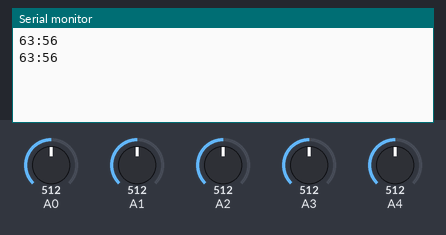
Bench run of a sketch on a simulated Arduino Uno, built with avr-gcc and run on an emulated ATmega328P. On the bench: the last lines printed to the serial monitor. The test bench sets the inputs (shaded band); at power-on: A0 = 512, A1 = 512, A2 = 512, A3 = 512, A4 = 512.

Above: at 1.8 s.
1.9 s: A0 set to 716
At 2.5 s:
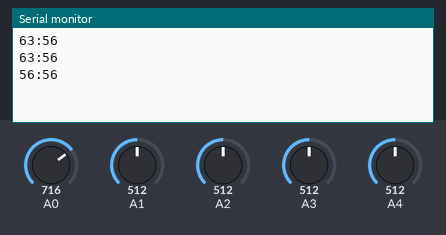
3.4 s: A1 set to 716
At 4.7 s:
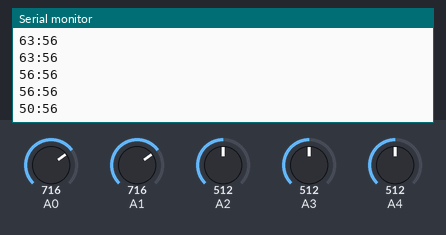
4.9 s: A2 set to 716
At 5.8 s:
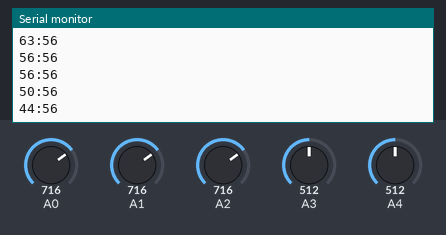
6.4 s: A3 set to 716
At 7.7 s:
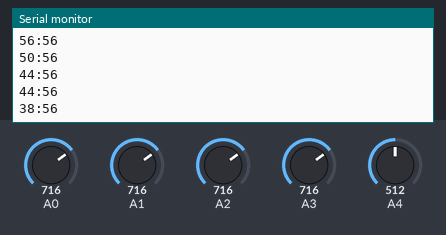
7.9 s: A4 set to 716
At 8.5 s:
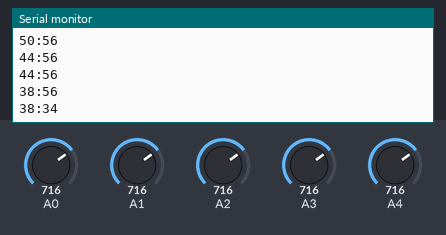
9.4 s: A0 set to 992
At 10.8 s:
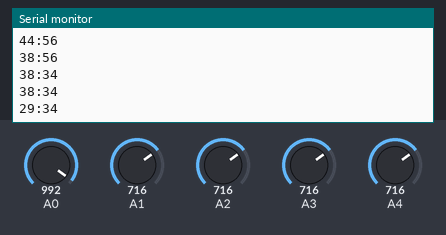
Timing chart, 0 to 11.9 s (numbered marks = the images above; inputs shaded):
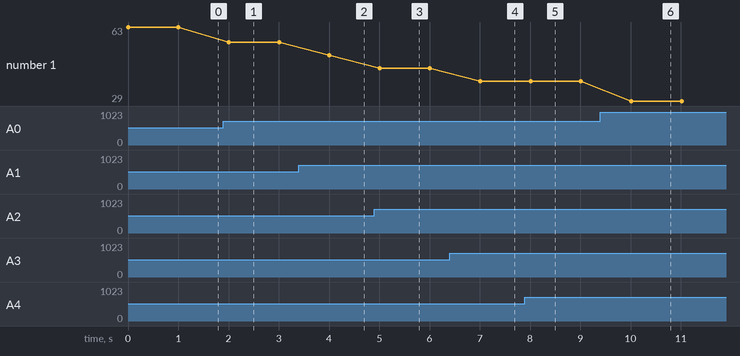

Measured:
- after the input at 1.9 s, the serial monitor: prints a new line after 0.10 s (image 1)
- after the input at 3.4 s, the serial monitor: prints a new line after 0.61 s (image 2)
- after the input at 4.9 s, the serial monitor: prints a new line after 0.11 s (image 3)
- after the input at 6.4 s, the serial monitor: prints a new line after 0.61 s (image 4)
- after the input at 7.9 s, the serial monitor: prints a new line after 0.11 s (image 5)
- after the input at 9.4 s, the serial monitor: prints a new line after 0.61 s (image 6)
- plotted number 1: 56 → 50 after the input at 3.4 s, 50 → 44 after the input at 4.9 s, 44 → 38 after the input at 6.4 s, 38 → 29 after the input at 9.4 s

The sketch:

soid.ino
```cpp
int a0 ;
int a1 ;
int a2;
int a3;
int a4;

int as0 ;
int as1 ;
int as2;
int as3;
int as4;

int lightinside;
int lightoutside;


void setup() {
   Serial.begin(9600);


}

void loop() {
 a0=analogRead(A0);
 a0=map(a0,200,1024,0,100);
 as0=map(a0,100,0,0,100);
 if(as0>100){
  as0=100;
 }
 a1=analogRead(A1);
 a1=map(a1,200,1024,0,100);
 as1=map(a1,100,0,0,100);
  if(as1>100){
  as1=100;
 }

 a2=analogRead(A2);
 a2=map(a2,200,1024,0,100);
 as2=map(a2,100,0,0,100);
  if(as2>100){
  as2=100;
 }
 a3=analogRead(A3);
 a3=map(a3,200,1024,0,100);
 as3=map(a3,100,0,0,100);
   if(as3>100){
  as3=100;
 }
  a4=analogRead(A4);
 a4=map(a4,100,1024,0,100);
 as4=map(a4,100,0,0,100);
  if(as4>100){
  as4=100;
 }
//Serial.print(as0);
//Serial.print(":");
//Serial.print(as1);
//Serial.print(":");
//Serial.print(as2);
//Serial.print(":");
//Serial.print(as3);
//Serial.print(":");
 Serial.print((as0+as1+as2+as3)/4);
 Serial.print(":");
 Serial.println(as4);
 //  Serial.print("  vga :");
//Serial.println(a2);
delay(1000);
}
```
